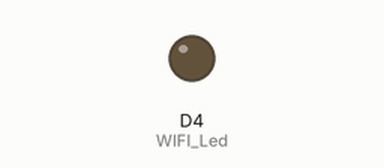
Recording of a sketch running on a simulated ESP8266 (NodeMCU). Parts: output pins drawn as LEDs (lit = HIGH). WiFi joins after 1.5 s; servers stay silent unless stated; what the sketch prints to the serial monitor is not drawn.

Above: at 0.1 s.
At 1.1 s:
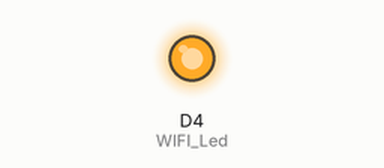
Timing chart, 0 to 3.0 s (numbered marks = the images above):
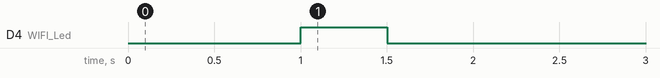

The sketch:

WiFi_Connectivity.ino
```cpp
#include <ESP8266WiFi.h>

#define BAUD_RATE 115200
#define WIFI_Led D4

#define WIFI_SSID "Roshit"
#define WIFI_PASS "19091809"

void setup() {
  Serial.begin(BAUD_RATE);
  pinMode(WIFI_Led, OUTPUT);
  WiFiSetup();
}

void loop() {
  if (WiFi.status() != WL_CONNECTED) {
    Serial.printf("\r\n [WiFi] : Connection Lost !");
    WiFiSetup();
  }
}

void WiFiSetup() {
  Serial.printf("\r\n [WiFi] : Connecting ");
  WiFi.begin(WIFI_SSID, WIFI_PASS);

  int attempts = 0;
  while (WiFi.status() != WL_CONNECTED) {
    delay(500);
    Serial.print(".");
    digitalWrite(WIFI_Led, LOW);
    delay(500);
    digitalWrite(WIFI_Led, HIGH);

    attempts++;
    if (attempts > 20) {
      Serial.printf("\n [WiFi] : Failed to connect to WiFi. Check credentials or network.");
      return;
    }
  }

  digitalWrite(WIFI_Led, LOW);
  Serial.printf("\n [WiFi] : Successfully Connected");
  Serial.printf("\n [WiFi] : Network Name -> %s", WIFI_SSID);
  Serial.printf("\n [WiFi] : IP Address   -> %s", WiFi.localIP().toString().c_str());
  Serial.println("");
}
```
